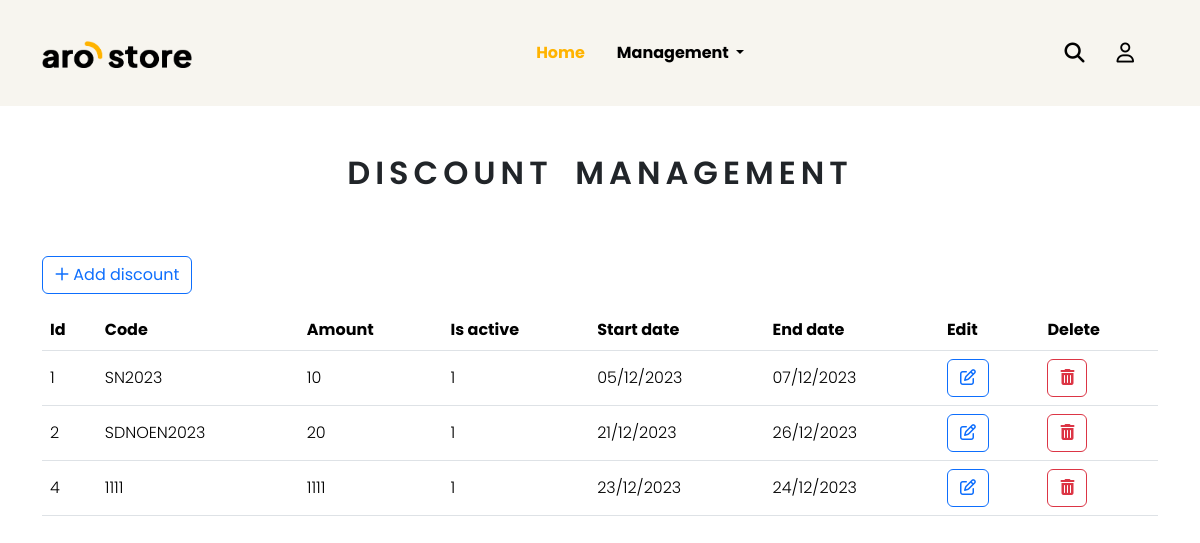
/admin/discounts/manage_discount.php, run on the app's committed database.
### tables this page shows
CREATE TABLE IF NOT EXISTS `discounts` (
  `discount_id` int NOT NULL AUTO_INCREMENT,
  `discount_code` varchar(255) NOT NULL,
  `discount_amount` int NOT NULL,
  `is_active` tinyint(1) NOT NULL,
  `start_date` date NOT NULL,
  `end_date` date NOT NULL,
  PRIMARY KEY (`discount_id`)
);

### app/models/Template.php (called while the page is built, shortened)
<?php
    class Template{
        public function render($view, $data=[]){
            extract($data);
            include BASE_URL . 'app/view/'. $view .'.php';
            return ob_get_clean();
        }
    }

### admin/discounts/manage_discount.php (called while the page is built, shortened)
<?php
require_once "../../config/database.php";
$template = new Template();
$discountModel = new Discount();
$discounts = $discountModel->getAllDiscount();
$data = ["title"=>"Discount Management",
        "slot" => $template->render("blocks/manage/discount_management", ["discounts"=>$discounts])];

### app/models/Discount.php (called while the page is built, shortened)
<?php
class Discount extends Database
{
    public function getAllDiscount()
    {
        $sql = parent::$connection->prepare("SELECT * FROM discounts");
        return parent::select($sql);
    }
}

### app/models/Database.php (called while the page is built, shortened)
<?php
    class Database{
        public function select($sql){
            $sql->execute();
            $item = $sql->get_result()->fetch_all(MYSQLI_ASSOC);
            return $item;
        }
    }

### app/view/blocks/manage/discount_management.php (the view, shortened to what this page needs)
<div class="container">
    <h2 class="my-5 title-center">Discount management</h2>
    <a href="create.php" class="btn btn-outline-primary my-3"><i class="fa-regular fa-plus"></i>  Add discount</a>
    <table class="table table-hover ">
        <thead>
            <th>Id</th>
            <th>Code</th>
            <th>Amount</th>
            <th>Is active</th>
            <th>Start date</th>
            <th>End date</th>
            <th>Edit</th>
            <th>Delete</th>
        </thead>
        <tbody>
            <?php
            foreach($discounts as $discount):
                $startDate = date('d/m/Y', strtotime($discount['start_date']));
                $endDate = date('d/m/Y', strtotime($discount['end_date']));
            ?>
            <tr>
                <td><?php echo $discount["discount_id"] ?></td>
                <td><?php echo $discount["discount_code"] ?></td>
                <td><?php echo $discount["discount_amount"] ?></td>
                <td><?php echo $discount["is_active"] ?></td>
                <td><?php echo $startDate ?></td>
                <td><?php echo $endDate ?></td>
                <td>
                    <form action="edit.php" method="post">
                        <button type="submit" class="btn btn-outline-primary" name="discount_id" value="<?php echo $discount["discount_id"] ?>" ><i class="fa-regular fa-pen-to-square"></i></button>
                    </form>
                </td>
                <td>
                <form action="destroy.php" method="post" onsubmit="return confirm('Ban co muon xoa?')" >
                        <button type="submit" class="btn btn-outline-danger" name="discount_id" value="<?php echo $discount["discount_id"] ?>" ><i class="fa-solid fa-trash-can"></i></button>
                    </form>
                </td>
            </tr>
            <?php endforeach ?>
        </tbody>
    </table>
</div>

### public/css/style.css (style rules this page uses)
* { box-sizing: border-box; margin: 0; }
a { text-decoration: none; }
:root { --font-family-base: 'Plus Jakarta Sans', sans-serif; --theme-color: #ffb300; --color-black: #000; --color-white: #fff; --theme-header: #f7f5ef; --color-tag-sale: #2a27e9; --circle-with: 40px; --circle-height: 40px; }
body { font-family: var(--font-family-base); font-weight: 700; }

### public/css/admin.css (style rules this page uses)
* { margin: 0; box-sizing: border-box; }
table thead tr th { font-weight: 700; vertical-align: middle; }
table tbody tr td { font-weight: 300; vertical-align: middle; }
.title-center { text-align: center; font-weight: 600; letter-spacing: 5px; word-spacing: 10px; text-transform: uppercase; }

### public/css/login.css (style rules this page uses)
* { margin: 0; padding: 0; box-sizing: border-box; }
:root { --theme-color: #ffb300; --color-black: #000; --color-white: #fff; --theme-header: #f7f5ef; --color-tag-sale: #2a27e9; --circle-with: 40px; --circle-height: 40px; }

### public/css/range.css (style rules this page uses)
* { margin: 0; padding: 0; box-sizing: border-box; font-family: 'Poppins', sans-serif; }

### data on the page
discounts: discount_id "1", discount_code "SN2023", discount_amount "10", is_active "1", start_date "05/12/2023", end_date "07/12/2023"
discounts: discount_id "2", discount_code "SDNOEN2023", discount_amount "20", is_active "1", start_date "21/12/2023", end_date "26/12/2023"
discounts: discount_id "4", discount_code "1111", discount_amount "1111", is_active "1", start_date "23/12/2023", end_date "24/12/2023"
